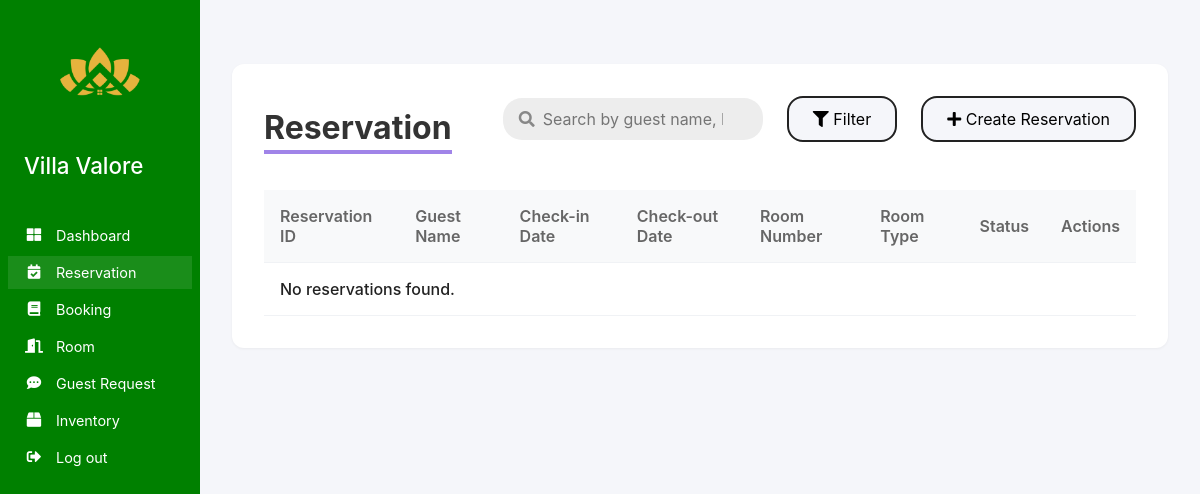
The app's page /staff/reservation.php, older data.
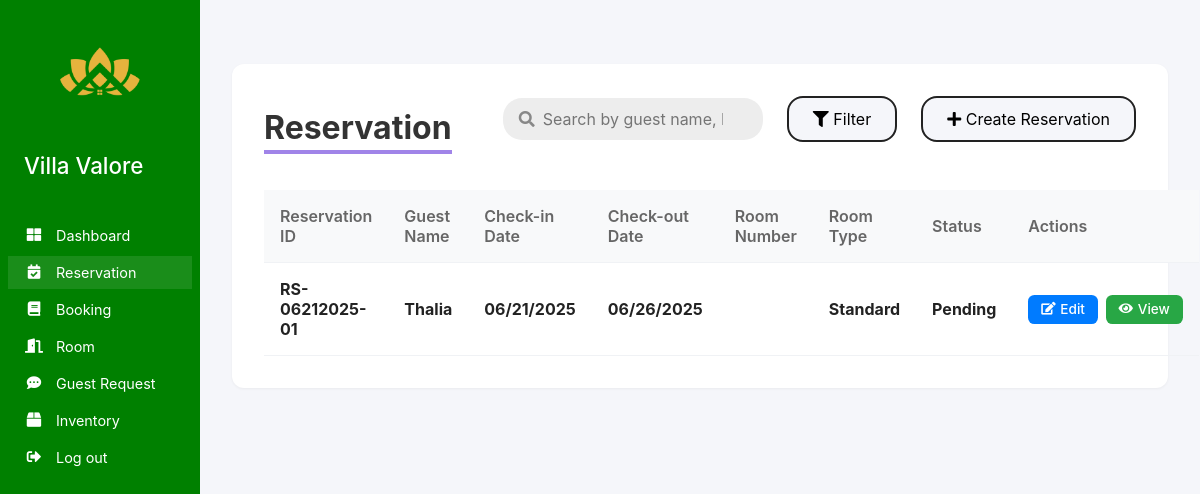
The same page, newer data.
### tables this page shows
CREATE TABLE `reservations` (
  `ReservationID` varchar(255) NOT NULL,
  `StudentID` int(11) NOT NULL,
  `GuestName` varchar(255) NOT NULL,
  `PCheckInDate` date NOT NULL,
  `PCheckOutDate` date NOT NULL,
  `RoomNumber` enum('1101','1102','1103','1104','1105','1106','1107','1108','1109') NOT NULL,
  `RoomType` enum('Standard','Deluxe','Suite','') NOT NULL,
  `Status` enum('Pending','Confirmed','Cancelled') NOT NULL,
  `RoomStatus` enum('Available','Booked','Reserved','Maintenance','Cleaning') NOT NULL,
  `ReservationFee` decimal(10,2) NOT NULL
);

### staff/reservation.php (the view, shortened to what the changed rows need)
<?php
$host = "localhost";
$user = "root";
$password = "";
$dbname = "hotel_reservation_systemdb";
$conn = new mysqli($host, $user, $password, $dbname);
$whereClause = "WHERE 1=1";
$resQuery = "SELECT * FROM reservations $whereClause ORDER BY ReservationID DESC";
$resResult = $conn->query($resQuery);
?>
<!DOCTYPE html>
<html lang="en">
<head>
    <link rel="stylesheet" href="https://cdnjs.cloudflare.com/ajax/libs/font-awesome/5.15.4/css/all.min.css">
</head>
<body>
    <div class="main-content">
        <div class="reservation-section">
            <div style="display: flex; align-items: center; justify-content: space-between; margin-bottom: 1.5rem;">
                <h1 style="margin-bottom: 0; border-bottom: 4px solid #a084e8; display: inline-block; padding-bottom: 0.2rem;">Reservation</h1>
            </div>
            <table class="reservation-table">
                <thead>
                    <tr>
                        <th>Reservation ID</th>
                        <th>Guest Name</th>
                        <th>Check-in Date</th>
                        <th>Check-out Date</th>
                        <th>Room Number</th>
                        <th>Room Type</th>
                        <th>Status</th>
                        <th>Actions</th>
                    </tr>
                </thead>
                <tbody>
                <?php if ($resResult && $resResult->num_rows > 0): ?>
                    <?php while($row = $resResult->fetch_assoc()): ?>
                    <tr data-id="<?php echo $row['ReservationID']; ?>">
                        <td><b><?php echo $row['ReservationID']; ?></b></td>
                        <td><b><?php echo htmlspecialchars($row['GuestName']); ?></b></td>
                        <td><b><?php echo date('m/d/Y', strtotime($row['PCheckInDate'])); ?></b></td>
                        <td><b><?php echo date('m/d/Y', strtotime($row['PCheckOutDate'])); ?></b></td>
                        <td><?php echo $row['RoomNumber']; ?></td>
                        <td><b><?php echo $row['RoomType']; ?></b></td>
                        <td><b><?php echo $row['Status']; ?></b></td>
                        <td>
                            <div class="action-buttons">
                                <button class="action-btn edit-btn"
                                  data-id="<?php echo $row['ReservationID']; ?>"
                                  data-guest="<?php echo htmlspecialchars($row['GuestName']); ?>"
                                  data-checkin="<?php echo $row['PCheckInDate']; ?>"
                                  data-checkout="<?php echo $row['PCheckOutDate']; ?>"
                                  data-room="<?php echo $row['RoomNumber']; ?>"
                                  data-type="<?php echo $row['RoomType']; ?>"
                                  data-status="<?php echo $row['Status']; ?>"
                                >
                                    <i class="fas fa-edit"></i> Edit
                                </button>
                                <button class="action-btn view-btn"
                                  data-id="<?php echo $row['ReservationID']; ?>"
                                  data-guest="<?php echo htmlspecialchars($row['GuestName']); ?>"
                                  data-checkin="<?php echo $row['PCheckInDate']; ?>"
                                  data-checkout="<?php echo $row['PCheckOutDate']; ?>"
                                  data-room="<?php echo $row['RoomNumber']; ?>"
                                  data-type="<?php echo $row['RoomType']; ?>"
                                  data-status="<?php echo $row['Status']; ?>"
                                >
                                    <i class="fas fa-eye"></i> View
                                </button>
                            </div>
                        </td>
                    </tr>
                    <?php endwhile; ?>
                <?php else: ?>
                    <tr><td colspan="8">No reservations found.</td></tr>
                <?php endif; ?>
                </tbody>
            </table>
        </div>
    </div>
</body>
</html>

Row changes from the older to the newer data that the page shows:
added reservations: ReservationID "RS-06212025-01", GuestName "Thalia", PCheckInDate "06/21/2025", PCheckOutDate "06/26/2025", RoomType "Standard", Status "Pending"
Text that changed along with them:
text no longer shown: "No reservations found."
